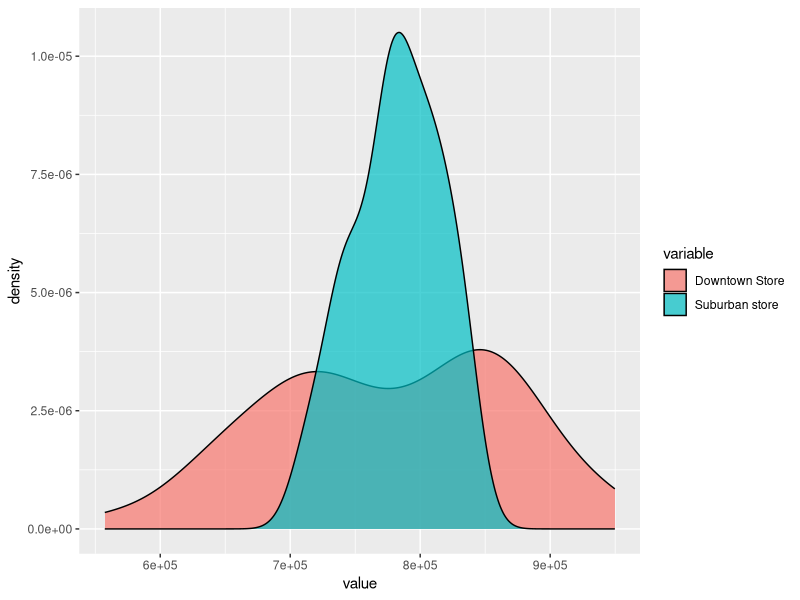

Here is the R script that generated this plot: (Note: this script raises an error after producing the figure.)

require(dplyr)
require(ggplot2)
require(
  tidyquant)
# densities 

df.1 = as.data.frame(rnorm(50, mean = 800000, sd = 100000))
df.1 = df.1  %>%  mutate(variable = 'Downtown Store')
names(df.1) <- c('value', 'variable')

df.2 = as.data.frame(rnorm(50, mean = 780000, sd = 30000))
df.2 = df.2  %>%  mutate(variable = 'Suburban store')
names(df.2) <- c('value', 'variable')

df <- rbind(df.1, df.2)

densi_gg <- ggplot(df, aes(x = value, fill = variable)) +
  geom_density(alpha = .7)  #+ #alpha used for filling the density
densi_gg <- densi_gg +  theme_tq()
densi_gg <- densi_gg + theme(axis.text.x = element_text(angle = 0, hjust = 1, size = 12), axis.title.x = element_text(color="black", size= 12, face="bold"))
densi_gg <- densi_gg + theme(axis.text.y = element_text(hjust = 1, size = 12), axis.title.y = element_text(color="black", size= 12, face="bold"))
densi_gg <- densi_gg + theme(legend.title = element_text(colour="blue", size=10,
                                                         face="bold"))
densi_gg <- densi_gg +   guides(col = guide_legend(ncol = 1))
densi_gg <- densi_gg + theme(legend.title=element_blank())
densi_gg <- densi_gg + scale_x_continuous(labels = scales::comma)
densi_gg

ggsave('density.png')


###
#gamma

mean = 800000
std = 100000

shape = (mean/std)^2
scale = (std^2)/mean

df.1 = as.data.frame(rgamma(50, shape, rate = 1/scale))
df.1 = df.1  %>%  mutate(variable = 'Downtown Store')
names(df.1) <- c('value', 'variable')


mean = 780000
std = 30000

shape = (mean/std)^2
scale = (std^2)/mean

df.2 = as.data.frame(rgamma(50, shape, rate = 1/scale))
df.2 = df.2  %>%  mutate(variable = 'Suburban store')
names(df.2) <- c('value', 'variable')

df <- rbind(df.1, df.2)

densi_gg <- ggplot(df, aes(x = value, fill = variable)) +
  geom_density(alpha = .7)  #+ #alpha used for filling the density
densi_gg <- densi_gg +  theme_tq()
densi_gg <- densi_gg + theme(axis.text.x = element_text(angle = 0, hjust = 1, size = 12), axis.title.x = element_text(color="black", size= 12, face="bold"))
densi_gg <- densi_gg + theme(axis.text.y = element_text(hjust = 1, size = 12), axis.title.y = element_text(color="black", size= 12, face="bold"))
densi_gg <- densi_gg + theme(legend.title = element_text(colour="blue", size=10,
                                                         face="bold"))
densi_gg <- densi_gg +   guides(col = guide_legend(ncol = 1))
densi_gg <- densi_gg + theme(legend.title=element_blank())
densi_gg <- densi_gg + scale_x_continuous(labels = scales::comma)
densi_gg <- densi_gg + theme(axis.text.x = element_text(angle = 45, hjust = 1)) 
densi_gg


